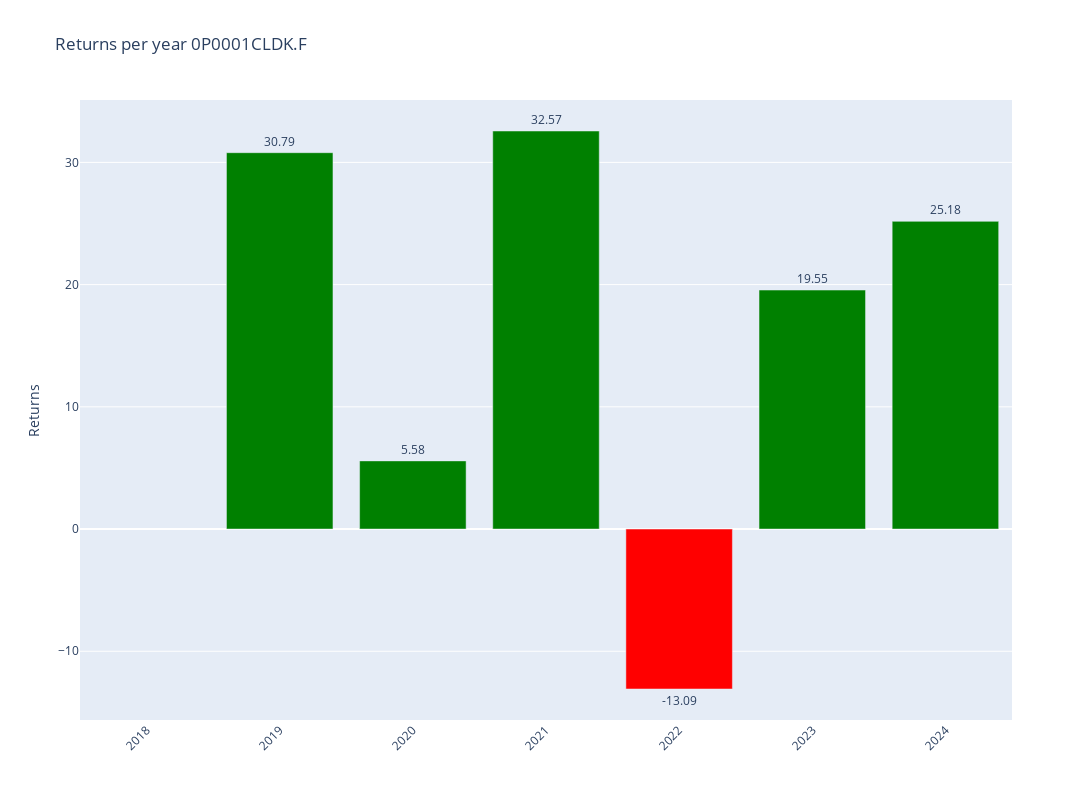

This figure's notebook cell:
### Code cell
# Plotly
fig = make_subplots()

# Add colors
colors = ['green' if x >= 0 else 'red' for x in annual_data['Return']]

# Graph (1,1)
fig.add_trace(go.Bar(y=annual_data['Return'],x=annual_data['Return'].index,text=round(annual_data['Return'],2),textposition='outside',marker_color=colors,hoverinfo='skip'),row=1,col=1)

# Update xaxis properties
fig.update_yaxes(title_text="Returns", row=1, col=1)

fig.update_layout(xaxis=dict(tickvals=annual_data.index,tickangle=-45),height=800, width=1300,title=f"Returns per year {ticker}")

fig.show()

### Figure 1 — Plotly figure (JSON) as saved in the notebook; plotly's stock layout.template omitted (floating-point values rounded to 4 significant figures)
{"data": [{"hoverinfo": "skip", "marker": {"color": ["red", "green", "green", "green", "red", "green", "green"]}, "text": [null, 30.79, 5.58, 32.57, -13.09, 19.55, 25.18], "textposition": "outside", "type": "bar", "x": [2018, 2019, 2020, 2021, 2022, 2023, 2024], "xaxis": "x", "y": [null, 30.79, 5.577, 32.57, -13.09, 19.55, 25.18], "yaxis": "y"}], "layout": {"height": 800, "title": {"text": "Returns per year 0P0001CLDK.F"}, "width": 1300, "xaxis": {"anchor": "y", "domain": [0, 1], "tickangle": -45, "tickvals": [2018, 2019, 2020, 2021, 2022, 2023, 2024]}, "yaxis": {"anchor": "x", "domain": [0, 1], "title": {"text": "Returns"}}}}
